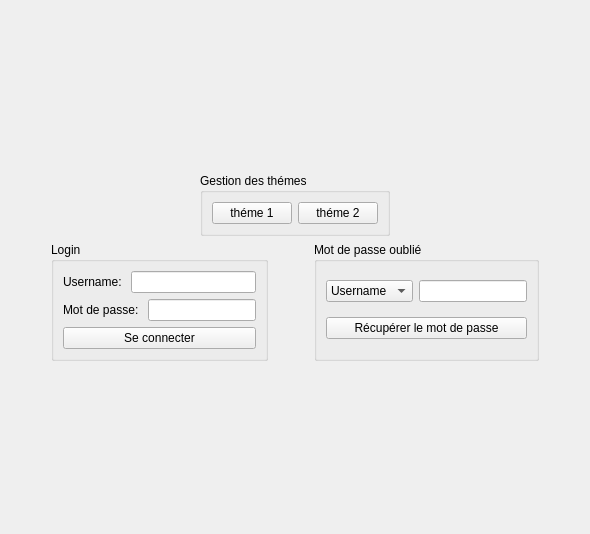
      <widget class="QWidget" name="page">
       <layout class="QVBoxLayout" name="verticalLayout_6">
        <item>
         <spacer name="verticalSpacer">
          <property name="orientation">
           <enum>Qt::Vertical</enum>
          </property>
          <property name="sizeHint" stdset="0">
           <size>
            <width>17</width>
            <height>162</height>
           </size>
          </property>
         </spacer>
        </item>
        <item>
         <layout class="QHBoxLayout" name="horizontalLayout_61">
          <item>
           <spacer name="horizontalSpacer_6">
            <property name="orientation">
             <enum>Qt::Horizontal</enum>
            </property>
            <property name="sizeHint" stdset="0">
             <size>
              <width>40</width>
              <height>20</height>
             </size>
            </property>
           </spacer>
          </item>
          <item>
           <widget class="QGroupBox" name="groupBox_24">
            <property name="title">
             <string>Gestion des thémes</string>
            </property>
            <layout class="QHBoxLayout" name="horizontalLayout_58">
             <item>
              <widget class="QPushButton" name="pushButton_theme1C">
               <property name="text">
                <string>théme 1</string>
               </property>
              </widget>
             </item>
             <item>
              <widget class="QPushButton" name="pushButton_theme2C">
               <property name="text">
                <string>théme 2</string>
               </property>
              </widget>
             </item>
            </layout>
           </widget>
          </item>
          <item>
           <spacer name="horizontalSpacer_7">
            <property name="orientation">
             <enum>Qt::Horizontal</enum>
            </property>
            <property name="sizeHint" stdset="0">
             <size>
              <width>40</width>
              <height>20</height>
             </size>
            </property>
           </spacer>
          </item>
         </layout>
        </item>
        <item>
         <layout class="QHBoxLayout" name="horizontalLayout_6">
          <item>
           <spacer name="horizontalSpacer">
            <property name="orientation">
             <enum>Qt::Horizontal</enum>
            </property>
            <property name="sizeHint" stdset="0">
             <size>
              <width>40</width>
              <height>20</height>
             </size>
            </property>
           </spacer>
          </item>
          <item>
           <layout class="QVBoxLayout" name="verticalLayout_5">
            <item>
             <widget class="QGroupBox" name="groupBox">
              <property name="title">
               <string>Login</string>
              </property>
              <layout class="QVBoxLayout" name="verticalLayout">
               <item>
                <layout class="QHBoxLayout" name="horizontalLayout">
                 <item>
                  <widget class="QLabel" name="label">
                   <property name="text">
                    <string>Username: </string>
                   </property>
                  </widget>
                 </item>
                 <item>
                  <widget class="QLineEdit" name="lineEdit_Username"/>
                 </item>
                </layout>
               </item>
               <item>
                <layout class="QHBoxLayout" name="horizontalLayout_2">
                 <item>
                  <widget class="QLabel" name="label_2">
                   <property name="text">
                    <string>Mot de passe: </string>
                   </property>
                  </widget>
                 </item>
                 <item>
                  <widget class="QLineEdit" name="lineEdit_Password">
                   <property name="echoMode">
                    <enum>QLineEdit::Password</enum>
                   </property>
                  </widget>
                 </item>
                </layout>
               </item>
               <item>
                <widget class="QPushButton" name="pushButtonSeConnecter">
                 <property name="text">
                  <string>Se connecter</string>
                 </property>
                </widget>
               </item>
              </layout>
             </widget>
            </item>
           </layout>
          </item>
          <item>
           <spacer name="horizontalSpacer_3">
            <property name="orientation">
             <enum>Qt::Horizontal</enum>
            </property>
            <property name="sizeHint" stdset="0">
             <size>
              <width>40</width>
              <height>20</height>
             </size>
            </property>
           </spacer>
          </item>
          <item>
           <widget class="QGroupBox" name="groupBox_3">
            <property name="title">
             <string>Mot de passe oublié</string>
            </property>
            <layout class="QVBoxLayout" name="verticalLayout_4">
             <item>
              <layout class="QHBoxLayout" name="horizontalLayout_5">
               <item>
                <widget class="QComboBox" name="comboBox">
                 <item>
                  <property name="text">
                   <string>Username</string>
                  </property>
                 </item>
                 <item>
                  <property name="text">
                   <string>Email</string>
                  </property>
                 </item>
                </widget>
               </item>
               <item>
                <widget class="QLineEdit" name="lineEdit_Username_mdp_oublie"/>
               </item>
              </layout>
             </item>
             <item>
              <widget class="QPushButton" name="pushButtonmdpoubliee">
               <property name="text">
                <string>Récupérer le mot de passe</string>
               </property>
              </widget>
             </item>
            </layout>
           </widget>
          </item>
          <item>
           <spacer name="horizontalSpacer_2">
            <property name="orientation">
             <enum>Qt::Horizontal</enum>
            </property>
            <property name="sizeHint" stdset="0">
             <size>
              <width>40</width>
              <height>20</height>
             </size>
            </property>
           </spacer>
          </item>
         </layout>
        </item>
        <item>
         <spacer name="verticalSpacer_2">
          <property name="orientation">
           <enum>Qt::Vertical</enum>
          </property>
          <property name="sizeHint" stdset="0">
           <size>
            <width>17</width>
            <height>162</height>
           </size>
          </property>
         </spacer>
        </item>
       </layout>
      </widget>
